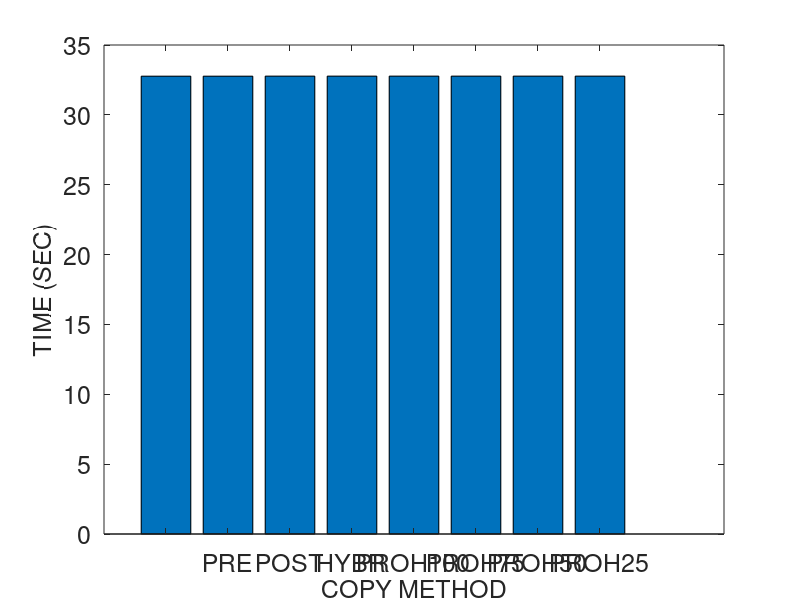
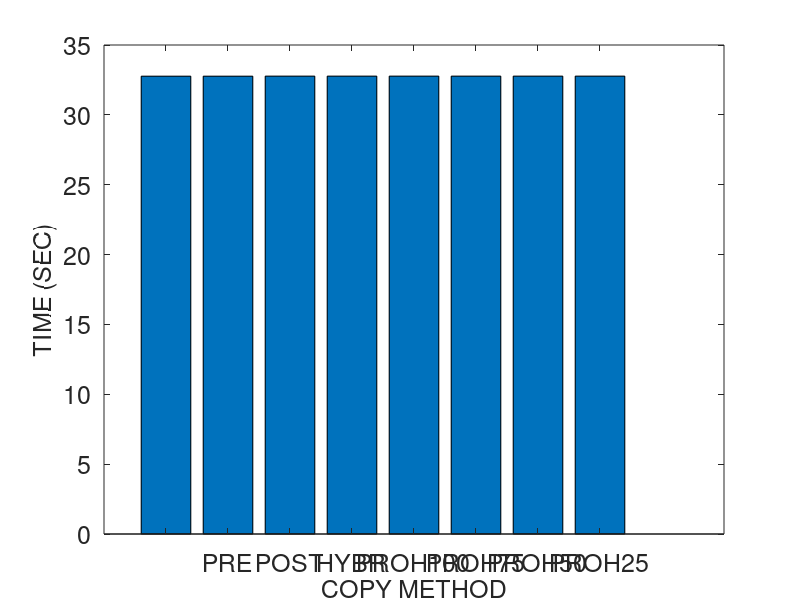
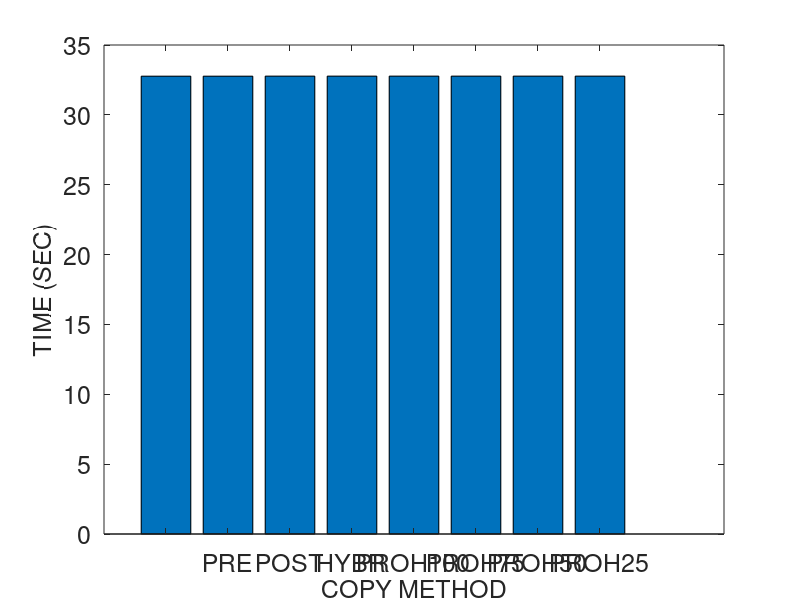
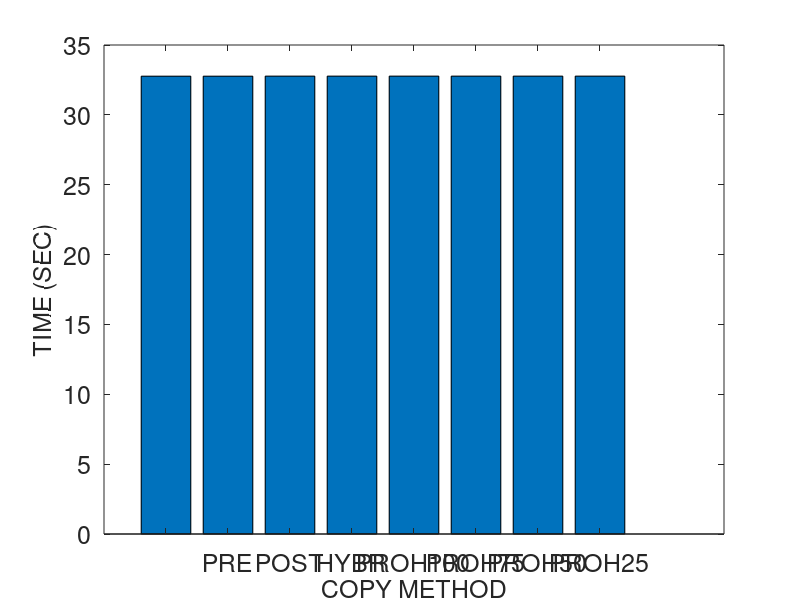

MATLAB code to generate these figures, in order:
% basic hybrid copy migration
	global wss numpages readrate dirtyrate pagesize b scinfo
	global totaltime downtime totaldata

% memory size in MB
r = 4096
r *= 1024 % convert to KB

% page dirty rate in percent (%): against to total memory pages
readrate = 100
prefix = strcat ("M4G_R", num2str(readrate))
readrate /= 100

dirtyrate = 0 
prefix = strcat (prefix, "_W", num2str(dirtyrate))
dirtyrate /= 100

% prediction accuracy 0 through 1
acc = 1

pagesize = 4 % in KB
numpages = r / pagesize

% delta compression rate
comp = 0.5 

% amount of CPU and device states in KB 
scinfo = 100

% working set size in number of pages
wss = numpages * 0.25

% 0: zero, 1: read, 2: dirtied, 3: inactive data
mem = zeros(1, numpages);

run = 1

%prefix = strcat (prefix, "_acc", num2str(acc), "_r", num2str(run))

% bandwidth in gbps
b = 1000 
b = b * 1024/8 % convert to KB

%fontsize = 10
fontsize = 18
%fontsize = 20

totaltime = 0;
downtime = 0;
totaldata = 0;

A = zeros(8, 3);

%%%%%%%%%%%%%%%%%%%%%%%%%%%%%%
% precopy migration
%%%%%%%%%%%%%%%%%%%%%%%%%%%%%%
fprintf('\n')
disp('==================== Precopy migration ====================')
% iterations
present = numpages * pagesize
iter = 0
while present > 50 && iter < 29 && totaldata < 4*r
	pretime = present / b
	totaltime += pretime
	totaldata += present
	present = numpages * pagesize * dirtyrate 
	%dirts = wss * dirtyrate
	iter += 1
end

% stop-and-copy phase
% stop conditions: 29 iterations, 50 pages, 4 memory size sent
scsent = scinfo + present * pagesize
downtime = scsent / b
totaltime += downtime
totaldata += scsent

% network fault rate
NFR = 0

A (1, 1) = totaltime;
A (1, 2) = downtime;
A (1, 3) = totaldata;

%%%%%%%%%%%%%%%%%%%%%%%%%%%%%%
% postcopy migration
%%%%%%%%%%%%%%%%%%%%%%%%%%%%%%
fprintf('\n')
disp('===================== Postcopy migration ======================')
totaltime = 0;
downtime = 0;
totaldata = 0;

% stop-and-copy phase
scsent = scinfo
downtime = scsent / b
totaltime += downtime
totaldata += scsent

% prepaging (bubbling) and on-demand paging
postsent = r
posttime = postsent/b
totaltime += posttime
totaldata += postsent
% network fault rate
NFR = 0.2

A (2, 1) = totaltime;
A (2, 2) = downtime;
A (2, 3) = totaldata;

%%%%%%%%%%%%%%%%%%%%%%%%%%%%%%
% hybrid copy migration
%%%%%%%%%%%%%%%%%%%%%%%%%%%%%%
fprintf('\n')
disp('==================== Hybrid copy migration ====================')
totaltime = 0;
downtime = 0;
totaldata = 0;

% precopy phase: single iteration
present = r
pretime = present / b
totaltime += pretime
totaldata += present

% stop-and-copy phase
bitmapsize = 500 % KB
scsent = scinfo + bitmapsize
downtime = scsent / b
totaltime += downtime
totaldata += scsent

% postcopy phase: prepaging (bubbling) and on-demand paging
%dirts = wss * dirtyrate
dirts = numpages * dirtyrate
postsent = dirts * pagesize
posttime = postsent/b
totaltime += posttime
totaldata += postsent
% network fault rate
NFR = 0.2

A (3, 1) = totaltime;
A (3, 2) = downtime;
A (3, 3) = totaldata;

%%%%%%%%%%%%%%%%%%%%%%%%%%%%%%
% proactive hybrid copy migration
%%%%%%%%%%%%%%%%%%%%%%%%%%%%%%
%disp(char(10))
fprintf('\n')
disp('=============== Proactive hybrid copy migration ================')

function [tt, dt, td] = prohybrid(acc)
	global wss numpages readrate dirtyrate pagesize b scinfo
	global totaltime downtime totaldata

	totaltime = 0;
	downtime = 0;
	totaldata = 0;

% precopy phase
% LRU, PFR

% scan the dirtied pages
% for dirtied pages
% 	mark dirtied (1)
% 	mem(random (1, wss * 0.1))	
%randperm(int64(wss * 0.1));
% for read pages
% 	mark read (2)
% 	mem (random (wss * 0.1, wss * 0.2))

% for pages
% 	predict read/write

% send the pages most likely to be read and least likely to be dirtied
% do not send the pages most likely to be dirtied
% construct queue with the order of p1/p2
%reads = numpages * 0.4 
% total read rate = wss * read_rate = 0.25 * 0.16 = 0.04 (4%)
%read_rate = 0.16
%read_rate = 0.04 % 4% of total memory
% total write rate = wss * write_rate = 0.25 * 0.16 = 0.04 (4%)
%write_rate = 0.16
%write_rate = 0.04 % 4% of total memory
% simple case: readonly pages (RO) - zero dirtied pages 
%RO = 0.3
	pred_pages = numpages * readrate * acc

% LRU
% for LRU queue
% 	mark sent
%	insert the pages into cache and perform delta compression

	present = pred_pages * pagesize
	pretime = present/b
	totaltime += pretime
	totaldata += present

	% stop-and-copy phase
	% send the CPU and device states
	bitmapsize = 500 % KB
	scsent = scinfo + bitmapsize
	downtime = scsent/b
	totaltime += downtime
	totaldata += scsent

	% postcopy phase
	postsent = (numpages - pred_pages) * pagesize

	% exclude the predicted dirtied pages 
	pred_dirts = numpages * dirtyrate * acc
	postsent = (numpages - pred_pages - pred_dirts) * pagesize
	posttime = postsent/b
	totaltime += posttime
	totaldata += postsent
end

% network fault rate
NFR = 0.2

prohybrid(acc)
A (4, 1) = totaltime;
A (4, 2) = downtime;
A (4, 3) = totaldata;

acc = 0.75
prohybrid(acc);
A (5, 1) = totaltime;
A (5, 2) = downtime;
A (5, 3) = totaldata;

acc = 0.5
prohybrid(acc);
A (6, 1) = totaltime;
A (6, 2) = downtime;
A (6, 3) = totaldata;

acc = 0.25
prohybrid(acc);
A (7, 1) = totaltime;
A (7, 2) = downtime;
A (7, 3) = totaldata;

acc = 0
prohybrid(acc);
A (8, 1) = totaltime;
A (8, 2) = downtime;
A (8, 3) = totaldata

%%%%%%%%%%%%%%%%%%%%%%%%%%%%%%%%%%%%%%%%%%%%%%%%%%%%%%%
%                     plotting
% precopy
% postcopy
% hybrid
% pro-hybrid
%%%%%%%%%%%%%%%%%%%%%%%%%%%%%%%%%%%%%%%%%%%%%%%%%%%%%%%

%prefix = "M4G_R14W14_acc100_r1"
%prefix = strcat ("M4G_R", readrate, "W", dirtyrate, "acc", acc, "r", run)
%prefix = strcat (prefix, "W")
%prefix = strcat (prefix, dirtyrate)

dlmwrite (prefix, A, ' ')

%%%%%%%%%%%%%%%%%%%% total time %%%%%%%%%%%%%%%%%%%%%%
figure;
output = strcat(prefix, ".tt");
%output = prefix
%x = ['PRECOPY', 'POSTCOPY', 'HYBRID', 'PRO-HYBRID'];
x = {'', 'PRE', 'POST', 'HYBR', 'PROH100', 'PROH75', 'PROH50', 'PROH25', 'PROH0'};
%x = 1:1:length(A);
%plot(x, A(:,2)/1000000, x, A(:,3)/1000000, '-.*');
%plot(A(:,2));

%xtics = 1:4:16
%bar(xtics, A(:,1))
bar(A(:,1))
set(gca, 'XTickLabel', x, 'FontSize', fontsize)
xlabel('COPY METHOD', 'FontSize', fontsize);
ylabel('TIME (SEC)', 'FontSize', fontsize);
%legend('PRECOPY', 'POSTCOPY', 'HYBRID', 'PRO-HYBRID');
%bar(x, A(:,1))

saveas (1, strcat(output, ".png"));
saveas (1, strcat(output, ".eps"));
saveas (1, strcat(output, ".emf"));

%%%%%%%%%%%%%%%%%%%% downtime %%%%%%%%%%%%%%%%%%%%%%
figure;
output = strcat(prefix, ".dt");

bar(A(:,2))
set(gca, 'XTickLabel', x, 'FontSize', fontsize)
xlabel('COPY METHOD', 'FontSize', fontsize);
ylabel('TIME (SEC)', 'FontSize', fontsize);

saveas (1, strcat(output, ".png"));
saveas (1, strcat(output, ".eps"));
saveas (1, strcat(output, ".emf"));

%%%%%%%%%%%%%%%%%%%% total data %%%%%%%%%%%%%%%%%%%%%%
figure;
output = strcat(prefix, ".td");

bar(A(:,3))
set(gca, 'XTickLabel', x, 'FontSize', fontsize)
xlabel('COPY METHOD', 'FontSize', fontsize);
ylabel('SIZE (KB)', 'FontSize', fontsize);

saveas (1, strcat(output, ".png"));
saveas (1, strcat(output, ".eps"));
saveas (1, strcat(output, ".emf"));
